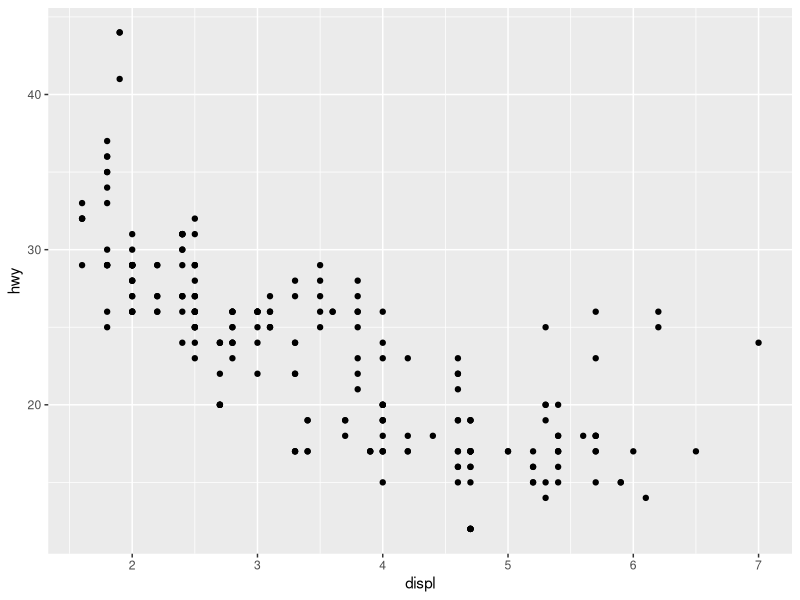
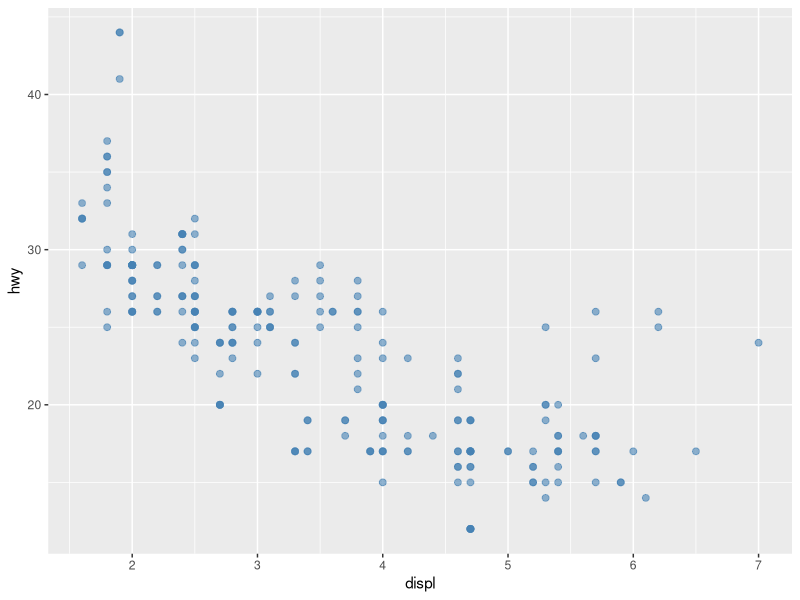
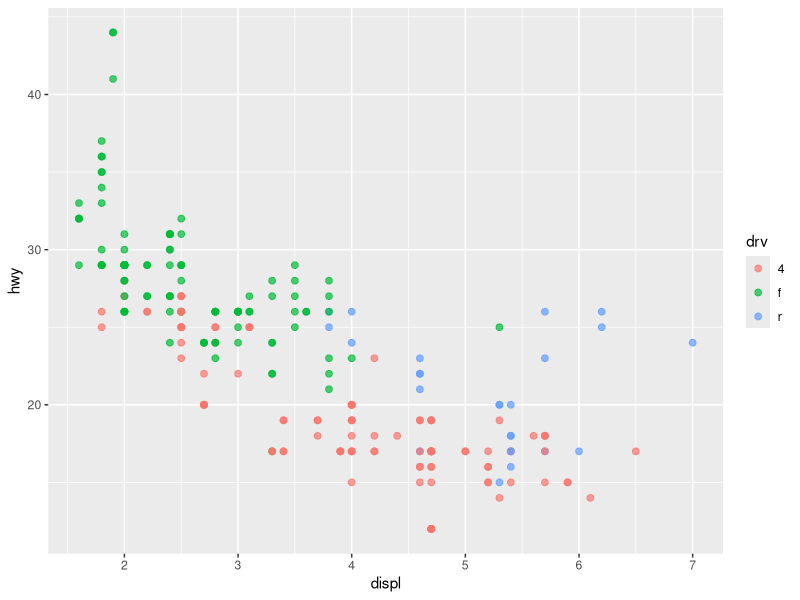
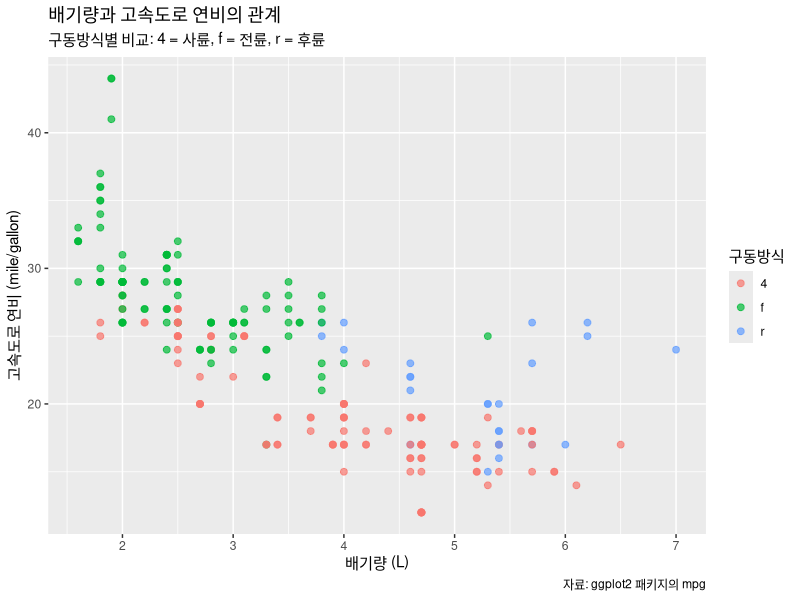
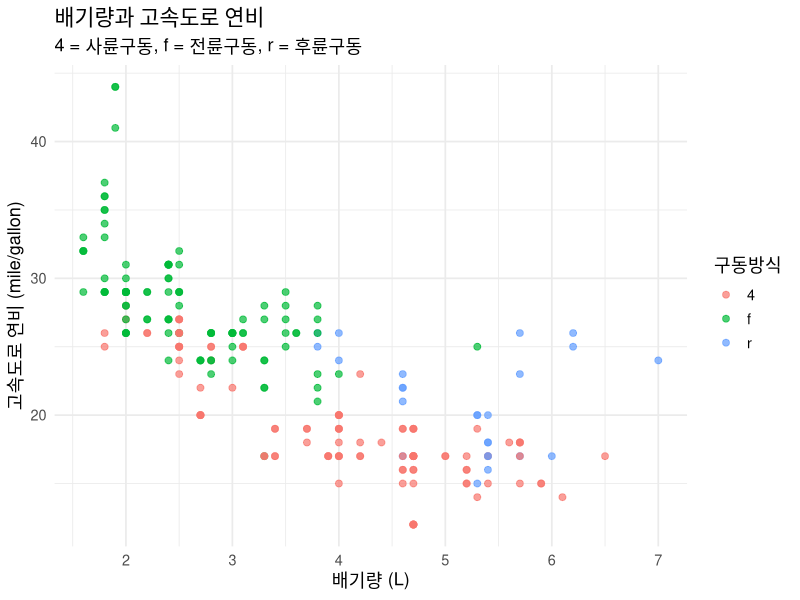
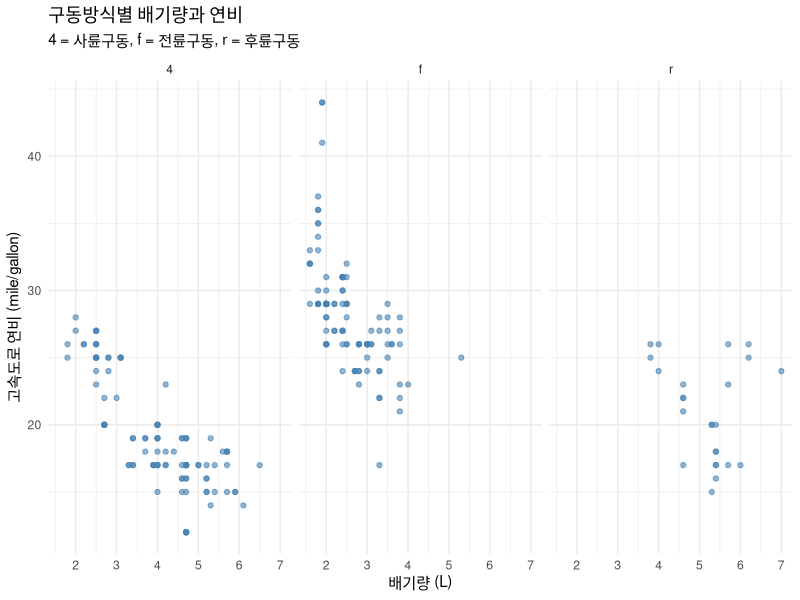
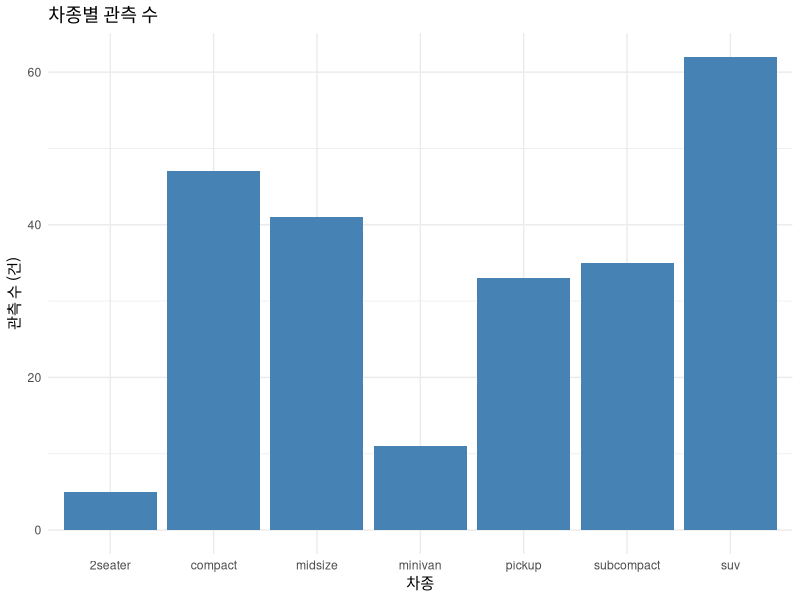
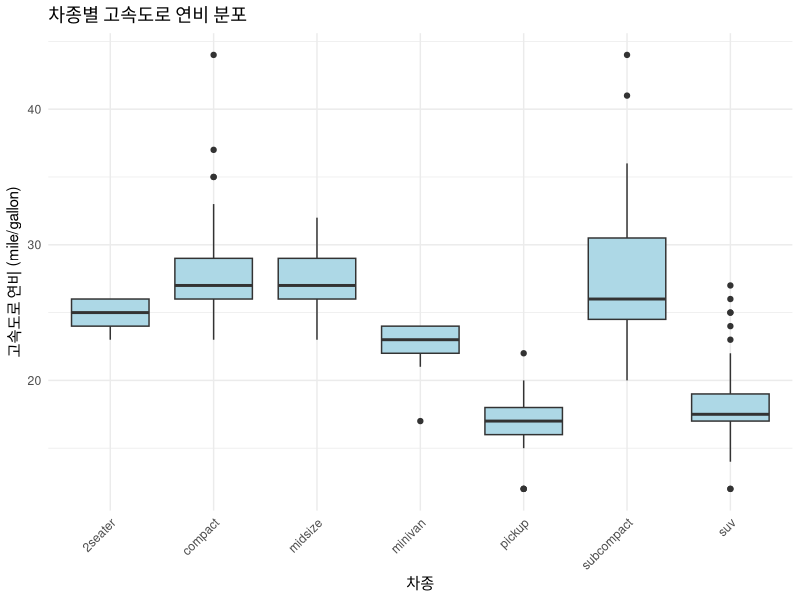

Write the R code that produced these figures, in order.
## ---- chunk 1
knitr::opts_chunk$set(
  echo = TRUE, message = FALSE, warning = TRUE, error = FALSE,
  fig.width = 8, fig.height = 5, dpi = 140, fig.align = "center",
  out.width = "100%", dev = "png"
)
# 한글 그래프가 포함된 웹 교재를 렌더링하기 위한 설정입니다.
# 문서 출력에 적용하는 글꼴 설정입니다.
if (.Platform$OS.type == "windows") {
  grDevices::windowsFonts(course = grDevices::windowsFont("Malgun Gothic"))
  ggplot2::theme_set(ggplot2::theme_gray(base_family = "course"))
} else if (Sys.info()[["sysname"]] == "Darwin") {
  # macOS: 기본 글꼴에 한글이 없어 그래프 글자가 깨지므로 AppleGothic 지정
  knitr::opts_chunk$set(dev.args = list(family = "AppleGothic"))
  if (requireNamespace("ggplot2", quietly = TRUE)) {
    ggplot2::theme_set(ggplot2::theme_gray(base_family = "AppleGothic"))
  }
}
## ---- chunk 2
library(ggplot2)
## ---- chunk 3
head(mpg)       # 첫 6행을 봅니다.
dim(mpg)        # 행 개수, 열 개수 순서로 나옵니다.
names(mpg)      # 사용할 수 있는 열 이름을 봅니다.
## ---- chunk 4
ggplot(data = mpg, mapping = aes(x = displ, y = hwy)) +
  geom_point()
## ---- chunk 5
ggplot(mpg, aes(x = displ, y = hwy)) +
  geom_point(color = "steelblue", size = 2, alpha = 0.6)
## ---- chunk 6
ggplot(mpg, aes(x = displ, y = hwy, color = drv)) +
  geom_point(size = 2, alpha = 0.7)
## ---- chunk 7
ggplot(mpg, aes(x = displ, y = hwy, color = drv)) +
  geom_point(size = 2, alpha = 0.7) +
  labs(
    title = "배기량과 고속도로 연비의 관계",
    subtitle = "구동방식별 비교: 4 = 사륜, f = 전륜, r = 후륜",
    x = "배기량 (L)",
    y = "고속도로 연비 (mile/gallon)",
    color = "구동방식",
    caption = "자료: ggplot2 패키지의 mpg"
  )
## ---- chunk 8
p <- ggplot(mpg, aes(x = displ, y = hwy, color = drv)) +
  geom_point(size = 2, alpha = 0.7) +
  labs(
    title = "배기량과 고속도로 연비",
    subtitle = "4 = 사륜구동, f = 전륜구동, r = 후륜구동",
    x = "배기량 (L)",
    y = "고속도로 연비 (mile/gallon)",
    color = "구동방식"
  ) +
  theme_minimal(base_size = 13)

p
## ---- chunk 9
ggplot(mpg, aes(x = displ, y = hwy)) +
  geom_point(color = "steelblue", alpha = 0.6) +
  facet_wrap(~ drv) +
  labs(
    title = "구동방식별 배기량과 연비",
    subtitle = "4 = 사륜구동, f = 전륜구동, r = 후륜구동",
    x = "배기량 (L)", y = "고속도로 연비 (mile/gallon)"
  ) +
  theme_minimal()
## ---- chunk 10
ggplot(mpg, aes(x = class)) +
  geom_bar(fill = "steelblue") +
  labs(
    title = "차종별 관측 수", x = "차종", y = "관측 수 (건)"
  ) +
  theme_minimal()
## ---- chunk 11
table(mpg$class)
## ---- chunk 12
ggplot(mpg, aes(x = class, y = hwy)) +
  geom_boxplot(fill = "lightblue") +
  labs(
    title = "차종별 고속도로 연비 분포",
    x = "차종", y = "고속도로 연비 (mile/gallon)"
  ) +
  theme_minimal() +
  theme(axis.text.x = element_text(angle = 45, hjust = 1))
## ---- chunk 13
set.seed(2026)
ggplot(mpg, aes(x = class, y = hwy)) +
  geom_boxplot(outlier.shape = NA, fill = "lightblue") +
  geom_jitter(width = 0.15, height = 0, alpha = 0.35) +
  labs(x = "차종", y = "고속도로 연비 (mile/gallon)") +
  theme_minimal() +
  theme(axis.text.x = element_text(angle = 45, hjust = 1))
## ---- chunk 14
ggplot(mpg, aes(x = displ, y = hwy)) +
  geom_point(alpha = 0.5) +
  geom_smooth(method = "lm", formula = y ~ x, se = FALSE) +
  labs(
    title = "배기량과 연비의 전체적인 경향",
    x = "배기량 (L)", y = "고속도로 연비 (mile/gallon)"
  ) +
  theme_minimal()
## ---- chunk 15
library(dplyr)

mpg_sum <- mpg %>%
  group_by(class) %>%
  summarise(
    mean_hwy = mean(hwy),
    n = n(),
    .groups = "drop"
  )

mpg_sum
## ---- chunk 16
ggplot(mpg_sum, aes(x = class, y = mean_hwy)) +
  geom_col(fill = "steelblue") +
  labs(
    title = "차종별 평균 고속도로 연비",
    x = "차종", y = "평균 고속도로 연비 (mile/gallon)"
  ) +
  theme_minimal() +
  theme(axis.text.x = element_text(angle = 45, hjust = 1))
## ---- chunk 17
ggplot(mpg_sum, aes(x = mean_hwy, y = reorder(class, mean_hwy))) +
  geom_col(fill = "steelblue") +
  labs(x = "평균 고속도로 연비 (mile/gallon)", y = "차종") +
  theme_minimal()
## ---- chunk 18
p + coord_cartesian(ylim = c(15, 35))
## ---- chunk 19
sports <- data.frame(
  id = 1:8,
  group = c("A", "A", "A", "A", "B", "B", "B", "B"),
  grip_kg = c(28, 32, 35, 30, 38, 42, 36, 40),
  jump_cm = c(31, 35, 33, 29, 38, 42, 34, 40)
)

sports
## ---- chunk 20
ggplot(sports, aes(x = grip_kg, y = jump_cm, color = group)) +
  geom_point(size = 3) +
  labs(
    title = "악력과 점프 높이의 관계",
    subtitle = "문법 연습용 가상 자료 · 8명",
    x = "악력 (kg)", y = "점프 높이 (cm)", color = "집단"
  ) +
  theme_minimal()
